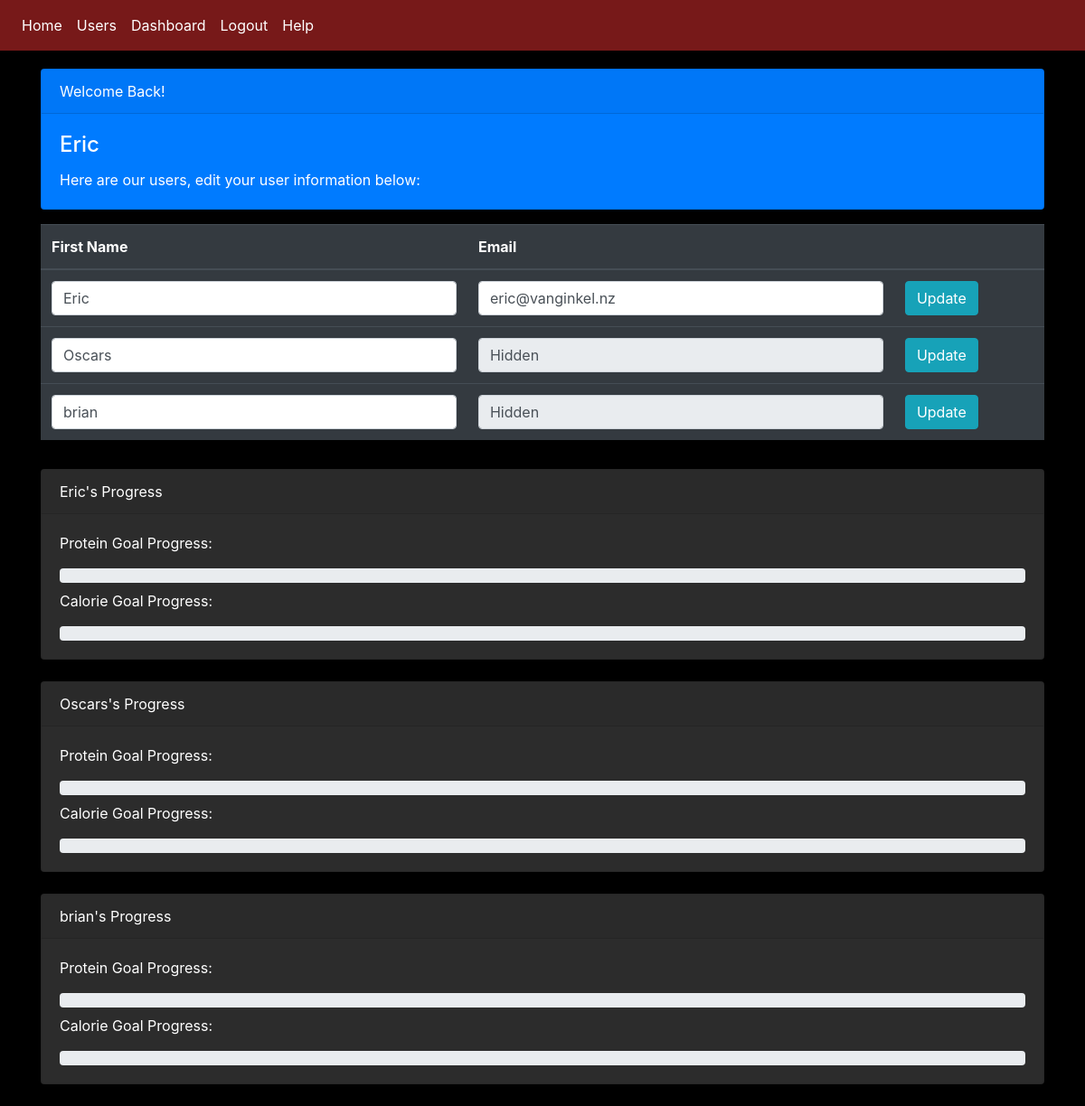
The page /data (signed in) on the database its author committed.
### Flask App DTS/Website/models.py (models this page shows)
class User(db.Model, UserMixin):  # Inherits from db.Model for ORM and UserMixin for user management
    daily_protein_goal = db.Column(db.Integer, nullable=True, default=100)
    daily_calorie_goal = db.Column(db.Integer, nullable=True, default=1000)
    id = db.Column(db.Integer, primary_key=True)
    email = db.Column(db.String(150), unique=True)
    password = db.Column(db.String(150))
    first_name = db.Column(db.String(150))
    meals = db.relationship('Meal', backref='user', lazy='dynamic')

### Flask App DTS/Website/veiws.py (the view)
@views.route('/data', methods=['GET', "POST"])
@login_required
def data():
    users_progress = []
    users = User.query.all()
    for user in users:
        meals = Meal.query.filter_by(user_id=user.id, date=datetime.utcnow().date()).all()
        total_protein = sum(meal.protein for meal in meals)
        total_calories = sum(meal.calories for meal in meals)
        protein_percentage = (total_protein / user.daily_protein_goal) * 100 if user.daily_protein_goal else 0
        calorie_percentage = (total_calories / user.daily_calorie_goal) * 100 if user.daily_calorie_goal else 0
        users_progress.append({
            'user': user,
            'protein_percentage': min(protein_percentage, 100),
            'calorie_percentage': min(calorie_percentage, 100),
        })
    return render_template("data.html", users=users, user=current_user, users_progress=users_progress)

### Flask App DTS/Website/__init__.py (called while the page is built)
def create_app():
    app = Flask(__name__)
    app.config['SECRET_KEY'] = 'JEELER'
    app.config['SQLALCHEMY_DATABASE_URI'] = f'sqlite:///{DB_NAME}'
    db.init_app(app)
    from .veiws import views
    from .auth import auth
    app.register_blueprint(views, url_prefix='/')
    app.register_blueprint(auth, url_prefix='/')
    from .models import User, Meal
    create_database(app)
    login_manager = LoginManager()
    login_manager.login_view = 'auth.login'
    login_manager.init_app(app)
    @login_manager.user_loader
    def load_user(id):
        return User.query.get(int(id))
    migrate = Migrate(app, db)
    from .dash_app import create_dash_app
    create_dash_app(app)
    return app

### Flask App DTS/Website/templates/data.html (shortened to what this page needs)
{% extends "base.html" %}
{% block content %}
<div class="mt-3 mb-3">
  <div class="card text-white bg-primary mb-3">
    <div class="card-header">Welcome Back!</div>
    <div class="card-body">
      <h4 class="card-title">{{ user.first_name }}</h4>
      <p class="card-text">Here are our users, edit your user information below:</p>
    </div>
  </div>
  <div class="table-responsive">
    <table class="table table-dark table-hover">
      <thead>
        <tr>
          <th scope="col">First Name</th>
          <th scope="col">Email</th>
          <th scope="col"></th>
        </tr>
      </thead>
      <tbody>
        {% for user in users %}
        <form method="post" action="/update_user/{{ user.id }}">
        <tr>
          <td>
            <input type="text" name="name" value="{{ user.first_name }}" class="form-control">
          </td>
          <td>
            {% if user.id == current_user.id %}
              <input type="email" name="email" value="{{ user.email }}" class="form-control">
            {% else %}
              <input type="email" name="email" value="Hidden" class="form-control" readonly>
            {% endif %}
          </td>
          <td>
            <button type="submit" class="btn btn-info">Update</button>
          </td>
        </tr>
        </form>
        {% endfor %}
      </tbody>
    </table>
  </div>
</div>
{% for user_progress in users_progress %}
  <div class="card mb-4" style="background-color: #2c2c2c;">
    <div class="card-header" style="color: #ffffff;">
      {{ user_progress.user.first_name }}'s Progress
    </div>
    <div class="card-body" style="color: #ffffff;">
      <p>Protein Goal Progress:</p>
      <div class="progress">
      </div>
      <p class="mt-2">Calorie Goal Progress:</p>
      <div class="progress">
      </div>
    </div>
  </div>
{% endfor %}
{% endblock %}

### Flask App DTS/Website/templates/base.html (shortened to what this page needs)
<!DOCTYPE html>
<html>
  <head>
    <link
      rel="stylesheet"
      href="https://stackpath.bootstrapcdn.com/bootstrap/4.4.1/css/bootstrap.min.css"
    />
    <link
      rel="stylesheet"
      href="https://stackpath.bootstrapcdn.com/font-awesome/4.7.0/css/font-awesome.min.css"
    />
    <link rel="stylesheet" type="text/css" href="{{ url_for('static', filename='style.css') }}">
  </head>
  <body>
    <nav class="navbar navbar-expand-lg navbar-dark navbar-red">
      <div class="collapse navbar-collapse" id="navbar">
        <div class="navbar-nav">
          {% if user.is_authenticated %}
          <a class="nav-item nav-link" id="home" href="/">Home</a>
          <a class="nav-item nav-link" id="data" href="/data">Users</a>
          <a class="nav-item nav-link" id="dashboard" href="/dashboard">Dashboard</a>
          <a class="nav-item nav-link" id="logout" href="/logout">Logout</a>
          {% else %}
          <a class="nav-item nav-link" id="login" href="/login">Login</a>
          <a class="nav-item nav-link" id="signUp" href="/sign-up">Sign Up</a>
          {% endif %}
          <a class="nav-item nav-link" id="help" href="/help">Help</a>
        </div>
      </div>
    </nav>
    <div class="container">{% block content %}{% endblock %}</div>
  </body>
</html>

### Flask App DTS/Website/static/style.css (style rules this page uses)
.navbar-red .nav-link { color: #ffffff !important; }
.navbar-red { background-color: #771919 !important; }
body { background-color: #000000; color: #ffffff; }
.navbar-dark .navbar-nav .nav-link { color: #ffffff; }
.container { margin-top: 20px; }

### rows shown on the page
User: first_name "Eric", name "Eric", email "eric@vanginkel.nz", user.first_name "Eric"
User: name "Oscars", user.first_name "Oscars"
User: name "brian", user.first_name "brian"
